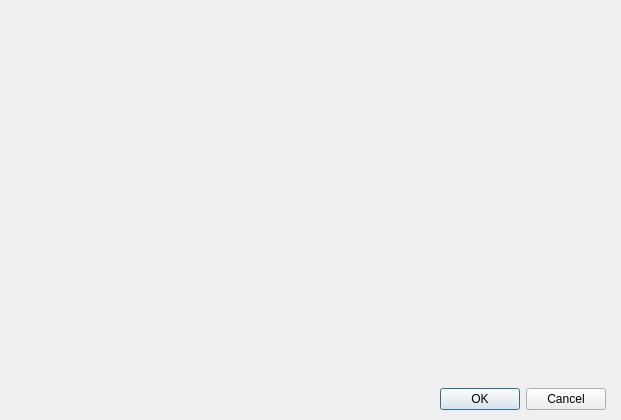
<?xml version="1.0" encoding="UTF-8"?>
<ui version="4.0">
 <class>DialogShapesPreview</class>
 <widget class="QDialog" name="DialogShapesPreview">
  <property name="geometry">
   <rect>
    <x>0</x>
    <y>0</y>
    <width>621</width>
    <height>420</height>
   </rect>
  </property>
  <property name="windowTitle">
   <string>Select a shape...</string>
  </property>
  <layout class="QGridLayout" name="gridLayout">
   <property name="leftMargin">
    <number>15</number>
   </property>
   <property name="topMargin">
    <number>10</number>
   </property>
   <property name="rightMargin">
    <number>15</number>
   </property>
   <property name="bottomMargin">
    <number>10</number>
   </property>
   <item row="0" column="0">
    <layout class="QVBoxLayout" name="verticalLayout_2" stretch="1,0">
     <property name="spacing">
      <number>15</number>
     </property>
     <item>
      <widget class="PanelShapes" name="widget" native="true"/>
     </item>
     <item>
      <layout class="QHBoxLayout" name="horizontalLayout_3" stretch="1,0">
       <item>
        <spacer name="horizontalSpacer_2">
         <property name="orientation">
          <enum>Qt::Horizontal</enum>
         </property>
         <property name="sizeHint" stdset="0">
          <size>
           <width>88</width>
           <height>20</height>
          </size>
         </property>
        </spacer>
       </item>
       <item>
        <widget class="QDialogButtonBox" name="buttonBox">
         <property name="orientation">
          <enum>Qt::Horizontal</enum>
         </property>
         <property name="standardButtons">
          <set>QDialogButtonBox::Cancel|QDialogButtonBox::Ok</set>
         </property>
        </widget>
       </item>
      </layout>
     </item>
    </layout>
   </item>
  </layout>
 </widget>
 <customwidgets>
  <customwidget>
   <class>PanelShapes</class>
   <extends>QWidget</extends>
   <header>panelshapes.h</header>
   <container>1</container>
  </customwidget>
 </customwidgets>
 <resources/>
 <connections>
  <connection>
   <sender>buttonBox</sender>
   <signal>accepted()</signal>
   <receiver>DialogShapesPreview</receiver>
   <slot>accept()</slot>
   <hints>
    <hint type="sourcelabel">
     <x>20</x>
     <y>20</y>
    </hint>
    <hint type="destinationlabel">
     <x>20</x>
     <y>20</y>
    </hint>
   </hints>
  </connection>
  <connection>
   <sender>buttonBox</sender>
   <signal>rejected()</signal>
   <receiver>DialogShapesPreview</receiver>
   <slot>reject()</slot>
   <hints>
    <hint type="sourcelabel">
     <x>20</x>
     <y>20</y>
    </hint>
    <hint type="destinationlabel">
     <x>20</x>
     <y>20</y>
    </hint>
   </hints>
  </connection>
 </connections>
</ui>
